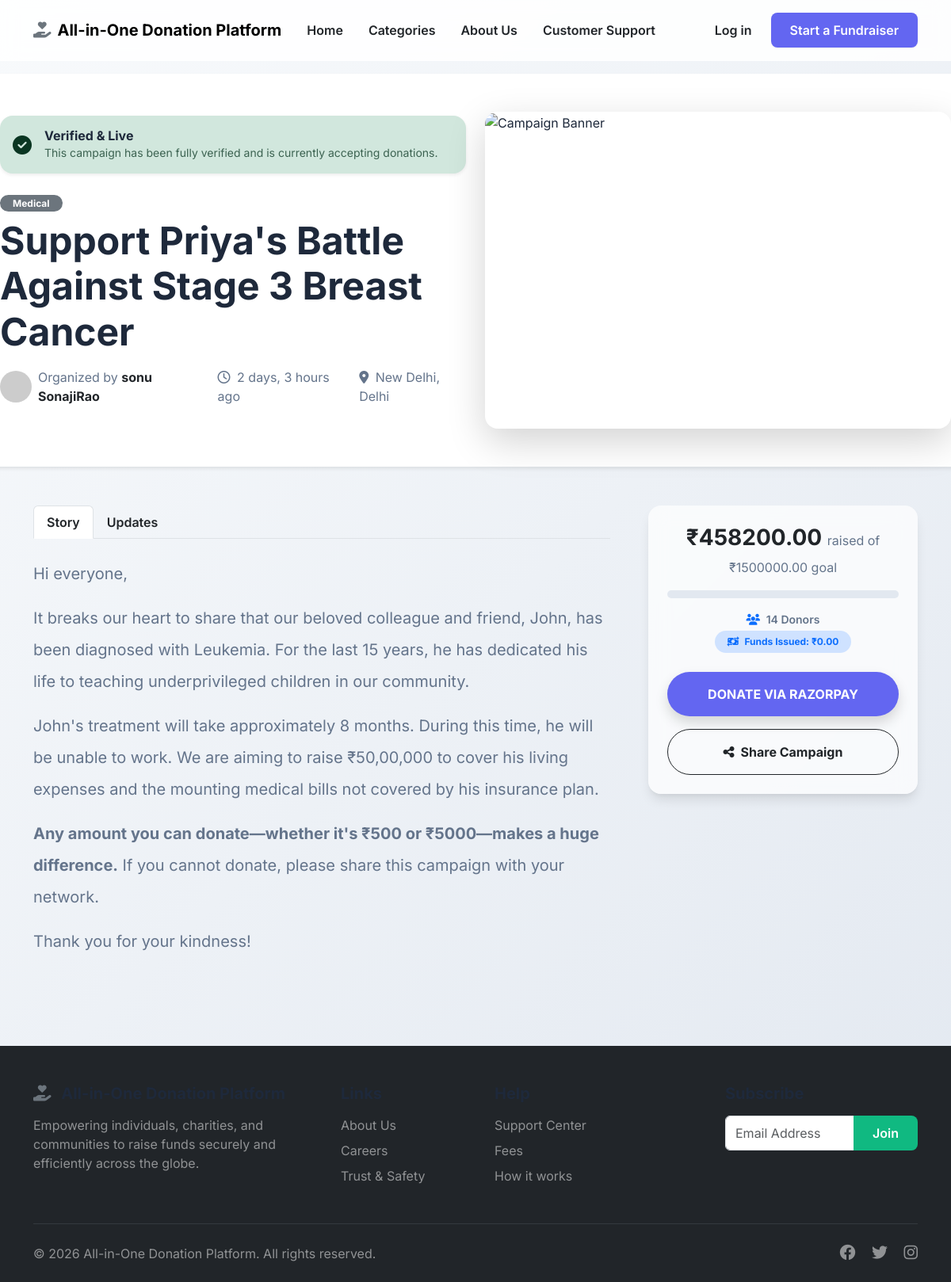
The page /campaign/2/ on the database its author committed.
### campaigns/models.py (models this page shows, shortened)
class Campaign(models.Model):
    class Status(models.TextChoices):
        DRAFT = 'DRAFT', _('Draft')
        ACTIVE = 'ACTIVE', _('Active')
        COMPLETED = 'COMPLETED', _('Completed')
        CANCELLED = 'CANCELLED', _('Cancelled')
    owner = models.ForeignKey(settings.AUTH_USER_MODEL, on_delete=models.CASCADE, related_name='campaigns')
    title = models.CharField(max_length=200)
    description = models.TextField()
    goal_amount = models.DecimalField(max_digits=12, decimal_places=2)
    raised_amount = models.DecimalField(max_digits=12, decimal_places=2, default=0.00)
    image = models.ImageField(upload_to='campaigns/images/', null=True, blank=True)
    start_date = models.DateTimeField(auto_now_add=True)
    end_date = models.DateTimeField(null=True, blank=True)
    category = models.ForeignKey(Category, on_delete=models.SET_NULL, null=True, related_name='campaigns')
    location = models.CharField(max_length=255, blank=True)
    payment_qr_code = models.ImageField(upload_to='campaigns/qr_codes/', null=True, blank=True, help_text="Upload your UPI or Bank QR code here")
    status = models.CharField(
        max_length=20,
        choices=Status.choices,
        default=Status.DRAFT
    )
    approved = models.BooleanField(default=False)
    status_reason = models.TextField(blank=True, null=True, help_text="Reason for current status or rejection notes")
    amount_issued = models.DecimalField(max_digits=12, decimal_places=2, default=0.00, help_text="Total amount paid out to the seeker")
    created_at = models.DateTimeField(auto_now_add=True)
    updated_at = models.DateTimeField(auto_now=True)
    @property
    def progress_percentage(self):
        if self.goal_amount > 0:
            return round((self.raised_amount / self.goal_amount) * 100, 2)
        return 0

class Category(models.Model):
    name = models.CharField(max_length=100, unique=True)
    slug = models.SlugField(max_length=100, unique=True)
    icon = models.ImageField(upload_to='categories/icons/', null=True, blank=True)
    class Meta:
        verbose_name_plural = "Categories"

### accounts/models.py (models this page shows, shortened)
class User(AbstractUser):
    class Role(models.TextChoices):
        DONOR = 'DONOR', _('Donor')
        CAMPAIGN_OWNER = 'OWNER', _('Campaign Owner')
        ADMIN = 'ADMIN', _('Admin')
    email = models.EmailField(_('email address'), unique=True)
    phone_number = models.CharField(_('phone number'), max_length=15, unique=True, null=True, blank=True)
    otp_code = models.CharField(max_length=6, null=True, blank=True)
    otp_expiry = models.DateTimeField(null=True, blank=True)
    role = models.CharField(
        max_length=20,
        choices=Role.choices,
        default=Role.DONOR
    )
    profile_image = models.ImageField(upload_to='profiles/', null=True, blank=True)
    verified = models.BooleanField(default=False)
    USERNAME_FIELD = 'email'
    REQUIRED_FIELDS = ['username']
    objects = CustomUserManager()

### core/views.py (the view)
# urls.py: path('campaign/<int:pk>/', CampaignDetailView.as_view(), name='campaign_detail'),
class CampaignDetailView(DetailView):
    model = Campaign
    template_name = 'campaign_detail.html'
    context_object_name = 'campaign'

### templates/campaign_detail.html (shortened to what this page needs)
{% extends 'base.html' %}
{% load static %}
{% block content %}
<div class="row pt-5 bg-white border-bottom shadow-sm">
    <div class="container pb-5">
        <div class="row align-items-center">
            <div class="col-lg-6 mb-4 mb-lg-0">
                <div class="col-12 mb-4">
                    {% if campaign.status == 'DRAFT' %}
                        <div class="alert alert-warning border-0 shadow-sm rounded-4 d-flex align-items-center mb-4 p-3 anim-fade-in">
                            <i class="fa-solid fa-clock-rotate-left fs-4 me-3"></i>
                            <div>
                                <h6 class="fw-bold mb-0">Under Review</h6>
                                <p class="small mb-0 opacity-75">Our team is currently verifying the details of this campaign to ensure safety for our donors.</p>
                            </div>
                        </div>
                    {% elif campaign.status == 'ACTIVE' %}
                        <div class="alert alert-success border-0 shadow-sm rounded-4 d-flex align-items-center mb-4 p-3 anim-fade-in">
                            <i class="fa-solid fa-circle-check fs-4 me-3"></i>
                            <div>
                                <h6 class="fw-bold mb-0">Verified & Live</h6>
                                <p class="small mb-0 opacity-75">This campaign has been fully verified and is currently accepting donations.</p>
                            </div>
                        </div>
                    {% endif %}
                    <span class="badge bg-secondary mb-2 rounded-pill px-3">{{ campaign.category.name }}</span>
                    <h1 class="fw-bolder display-5 mb-3">{{ campaign.title }}</h1>
                    <div class="d-flex align-items-center text-muted-custom">
                        <img src="https://ui-avatars.com/api/?name={{ campaign.owner.get_full_name|default:campaign.owner.username }}&background=E5E7EB&color=374151" alt="Organizer" class="rounded-circle me-2" width="40" height="40">
                        <span class="me-3">Organized by <strong class="text-dark">{{ campaign.owner.get_full_name|default:campaign.owner.username }}</strong></span>
                        <span class="me-3"><i class="fa-regular fa-clock me-1"></i> {{ campaign.created_at|timesince }} ago</span>
                        {% if campaign.location %}
                        <span><i class="fa-solid fa-location-dot me-1"></i> {{ campaign.location }}</span>
                        {% endif %}
                    </div>
                </div>
            </div>
            <div class="col-lg-6">
                <div class="rounded-4 overflow-hidden shadow-lg position-relative" style="height: 400px;">
                    <img src="https://images.unsplash.com/photo-1538356111053-748a48e1acb8?q=80&w=1200" alt="Campaign Banner" class="w-100 h-100 object-fit-cover">
                </div>
            </div>
        </div>
    </div>
</div>
<div class="container my-5">
    <div class="row g-5">
        <div class="col-lg-8">
            <ul class="nav nav-tabs fw-semibold mb-4" id="campaignTabs" role="tablist">
                <li class="nav-item" role="presentation">
                    <button class="nav-link active text-dark" id="story-tab" data-bs-toggle="tab" data-bs-target="#story" type="button" role="tab" aria-selected="true">Story</button>
                </li>
                <li class="nav-item" role="presentation">
                    <button class="nav-link text-dark" id="updates-tab" data-bs-toggle="tab" data-bs-target="#updates" type="button" role="tab" aria-selected="false">Updates</button>
                </li>
            </ul>
            <div class="tab-content" id="campaignTabsContent">
                <div class="tab-pane fade show active" id="story" role="tabpanel" tabindex="0">
                    <div class="content text-muted-custom fs-5 lh-lg">
                        <p>Hi everyone,</p>
                        <p>It breaks our heart to share that our beloved colleague and friend, John, has been diagnosed with Leukemia. For the last 15 years, he has dedicated his life to teaching underprivileged children in our community.</p>
                        <p>John's treatment will take approximately 8 months. During this time, he will be unable to work. We are aiming to raise ₹50,00,000 to cover his living expenses and the mounting medical bills not covered by his insurance plan.</p>
                        <p><strong>Any amount you can donate—whether it's ₹500 or ₹5000—makes a huge difference.</strong> If you cannot donate, please share this campaign with your network.</p>
                        <p>Thank you for your kindness!</p>
                    </div>
                </div>
            </div>
        </div>
        <div class="col-lg-4">
            <div class="card glass-panel border-0 mb-4 sticky-top" style="top: 100px;">
                <div class="card-body p-4 text-center">
                    <h3 class="fw-bold text-dark mb-1">₹{{ campaign.raised_amount }} <span class="text-muted-custom fs-6 fw-normal">raised of ₹{{ campaign.goal_amount }} goal</span></h3>
                    <div class="progress-custom mb-3 mt-3">
                    </div>
                    <p class="text-muted-custom small fw-semibold mb-1">
                        <i class="fa-solid fa-users text-primary me-1"></i> {{ campaign.donations.count }} Donors
                    </p>
                    <div class="mb-4">
                        <span class="badge bg-primary-subtle text-primary rounded-pill px-3 py-2 fw-bold small"><i class="fa-solid fa-money-bill-transfer me-1"></i> Funds Issued: ₹{{ campaign.amount_issued }}</span>
                    </div>
                    <button class="btn btn-primary-custom w-100 py-3 rounded-pill fw-bold text-uppercase letter-spacing mb-3 shadow" data-bs-toggle="modal" data-bs-target="#donationModal">
                        Donate via Razorpay
                    </button>
                    <button class="btn btn-outline-dark w-100 py-3 rounded-pill fw-bold d-flex align-items-center justify-content-center">
                        <i class="fa-solid fa-share-nodes me-2"></i> Share Campaign
                    </button>
                </div>
            </div>
        </div>
    </div>
</div>
{% endblock %}

### static/css/styles.css (style rules this page uses)
:root { --primary: #6366f1; --primary-hover: #4f46e5; --secondary: #10b981; --bg-gradient: linear-gradient(135deg, #f8fafc 0%, #e2e8f0 100%); --text-dark: #1e293b; --text-light: #64748b; --glass-bg: rgba(255, 255, 255, 0.7); --glass-border: rgba(255, 255, 255, 0.2); --shadow-sm: 0 1px 2px 0 rgba(0, 0, 0, 0.05); --shadow-md: 0 4px 6px -1px rgba(0, 0, 0, 0.1), 0 2px 4px -1px rgba(0, 0, 0, 0.06); --shadow-lg: 0 10px 15px -3px rgba(0, 0, 0, 0.1), 0 4px 6px -2px rgba(0, 0, 0, 0.05); }
body { font-family: 'Inter', sans-serif; background: var(--bg-gradient); color: var(--text-dark); min-height: 100vh; display: flex; flex-direction: column; }
.glass-panel { background: var(--glass-bg); backdrop-filter: blur(12px); -webkit-backdrop-filter: blur(12px); border: 1px solid var(--glass-border); border-radius: 16px; box-shadow: var(--shadow-lg); }
.btn-primary-custom { background-color: var(--primary); color: white; border: none; border-radius: 8px; padding: 10px 24px; font-weight: 600; transition: all 0.3s ease; box-shadow: var(--shadow-sm); }
.progress-custom { height: 10px; border-radius: 5px; background-color: #e2e8f0; overflow: hidden; }
h1, h2, h3, h4, h5, h6 { font-weight: 700; color: var(--text-dark); }
.text-muted-custom { color: var(--text-light); }

### rows shown on the page
Campaign: category.name "Medical", title "Support Priya's Battle Against Stage 3 Breast Cancer", owner.get_full_name "sonu SonajiRao", created_at "2 days, 3 hours", location "New Delhi, Delhi", raised_amount "458200.00", goal_amount "1500000.00", donations.count "14", amount_issued "0.00"
